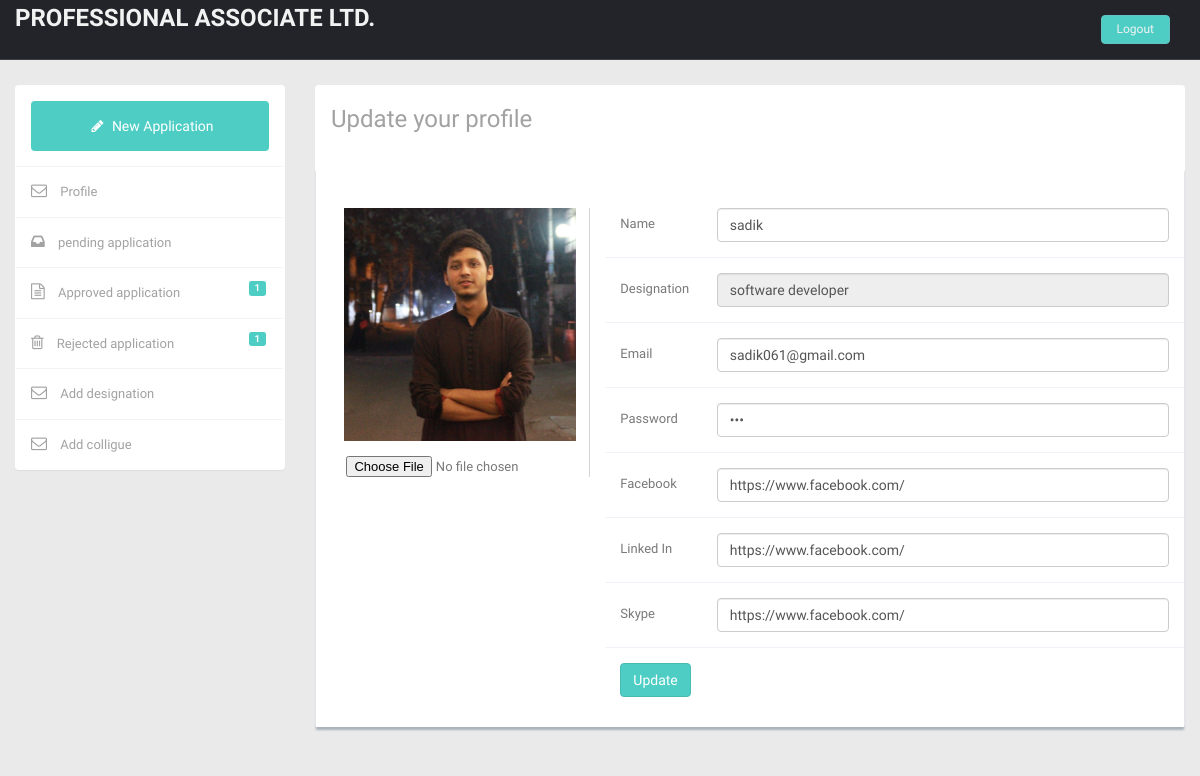
The page /updatecollegueprofile.php?userid=1 (signed in) on the database its author committed.
### tables this page shows
CREATE TABLE `users` (
  `user_id` int(11) NOT NULL,
  `user_name` varchar(30) NOT NULL,
  `email` varchar(30) NOT NULL,
  `password` varchar(30) NOT NULL,
  `designation_id` int(11) NOT NULL,
  `role` varchar(30) NOT NULL,
  `image` varchar(400) DEFAULT NULL,
  `facebook` varchar(100) DEFAULT NULL,
  `linkedin` varchar(100) DEFAULT NULL,
  `skype` varchar(100) DEFAULT NULL
);

CREATE TABLE `designation` (
  `designation_id` int(11) NOT NULL,
  `designation_name` varchar(30) DEFAULT NULL,
  `available_leave` int(11) NOT NULL
);

### updatecollegueprofile.php (the view, shortened to what this page needs)
<?php include 'template/header.php'; ?>
    <section id="main-content">
        <section class="wrapper">
            <div class="row mt">
                <?php include 'template/sidebar.php'; ?>
                <?php include 'core/database.php';
                $sql = "SELECT * FROM users inner join designation on users.designation_id=designation.designation_id where user_id=" . $_GET["userid"];
                $result = $conn->query($sql);
                if ($result->num_rows > 0) {
                    $row = $result->fetch_assoc();
                }
                ?>
                <div class="col-sm-9" style="margin-left: 25%;">
                    <section class="panel">
                        <header class="panel-heading wht-bg">
                            <h4 class="gen-case">
                                Update your profile
                            </h4>
                        </header>
                        <div class="panel-body ">
                            <form class="form-horizontal style-form" action="core/updateuser.php"
                                  method="post" enctype="multipart/form-data">
                                <div class="row content-panel">
                                    <div class="col-md-4 profile-text mt mb centered">
                                        <div class="right-divider hidden-sm hidden-xs">
                                            <img src="uploads/<?php echo $row["image"] ?>" width="90%">
                                            <input type="file" name="fileToUpload" id="fileToUpload" style="margin: 6%">
                                        </div>
                                    </div>
                                    <div class="col-md-8 profile-text mt mb centered">
                                        <div class="form-group">
                                            <label class="col-sm-2 col-sm-2 control-label">Name</label>
                                            <div class="col-sm-10">
                                                <input type="text" class="form-control" name="user_name"
                                                       value="<?php echo $row["user_name"] ?>">
                                            </div>
                                        </div>
                                        <div class="form-group">
                                            <label class="col-sm-2 col-sm-2 control-label">Designation</label>
                                            <div class="col-sm-10">
                                                <input type="text" class="form-control"
                                                       value="<?php echo $row["designation_name"] ?>" disabled>
                                            </div>
                                        </div>
                                        <div class="form-group">
                                            <label class="col-sm-2 col-sm-2 control-label">Email</label>
                                            <div class="col-sm-10">
                                                <input type="text" class="form-control" name="email"
                                                       value="<?php echo $row["email"] ?>">
                                            </div>
                                        </div>
                                        <div class="form-group">
                                            <label class="col-sm-2 col-sm-2 control-label">Password</label>
                                            <div class="col-sm-10">
                                                <input type="password" class="form-control" name="password"
                                                       value="<?php echo $row["password"] ?>">
                                            </div>
                                        </div>
                                        <div class="form-group">
                                            <label class="col-sm-2 col-sm-2 control-label">Facebook</label>
                                            <div class="col-sm-10">
                                                <input type="text" class="form-control" name="facebook"
                                                       value="<?php echo $row["facebook"] ?>">
                                            </div>
                                        </div>
                                        <div class="form-group">
                                            <label class="col-sm-2 col-sm-2 control-label">Linked In</label>
                                            <div class="col-sm-10">
                                                <input type="text" class="form-control" name="linkedin"
                                                       value="<?php echo $row["linkedin"] ?>">
                                            </div>
                                        </div>
                                        <div class="form-group">
                                            <label class="col-sm-2 col-sm-2 control-label">Skype</label>
                                            <div class="col-sm-10">
                                                <input type="text" class="form-control" name="skype"
                                                       value="<?php echo $row["skype"] ?>">
                                            </div>
                                        </div>
                                        <button type="submit" style="float: left;" class="btn btn-theme">Update</button>
                            </form>
                        </div>
                </div>
            </div>
        </section>
    </section>
    </section>
<?php include 'template/footer.php'; ?>

### css/style.css (style rules this page uses)
body { color: #797979; background: #eaeaea; font-family: 'Ruda', sans-serif; padding: 0px !important; margin: 0px !important; font-size:13px; }
.btn-theme { color: #fff; background-color: #4ECDC4; border-color: #48bcb4; }
.centered { text-align: center; }
.mt { margin-top: 25px; }
.mb { margin-bottom: 25px; }
.wrapper { display: inline-block; margin-top: 60px; padding-left: 15px; padding-right: 15px; padding-bottom: 15px; padding-top: 0px; width: 100%; }
.content-panel { background: #ffffff; box-shadow: 0px 3px 2px #aab2bd; padding-top: 15px; padding-bottom: 5px; }
label { font-weight: 400; }
.form-horizontal.style-form .form-group { border-bottom: 1px solid #eff2f7; padding-bottom: 15px; margin-bottom: 15px; }
@media (min-width: 768px) { .form-horizontal .control-label { text-align: left; } }
.right-divider { border-right: 1px solid #d3d3d3; height: 100%; }
.wht-bg { background:#fff; }
.wht-bg h4 { font-size:24px; color:#a2a2a2; font-weight:300; }
.panel-body { padding: 15px 15px 0px 15px; }

### rows shown on the page
users: image (picture), user_name "sadik", designation.designation_name "software developer", email "sadik061@gmail.com", facebook "https://www.facebook.com/", linkedin "https://www.facebook.com/", skype "https://www.facebook.com/"

### other values the page prints
$row["sum"] "1"
